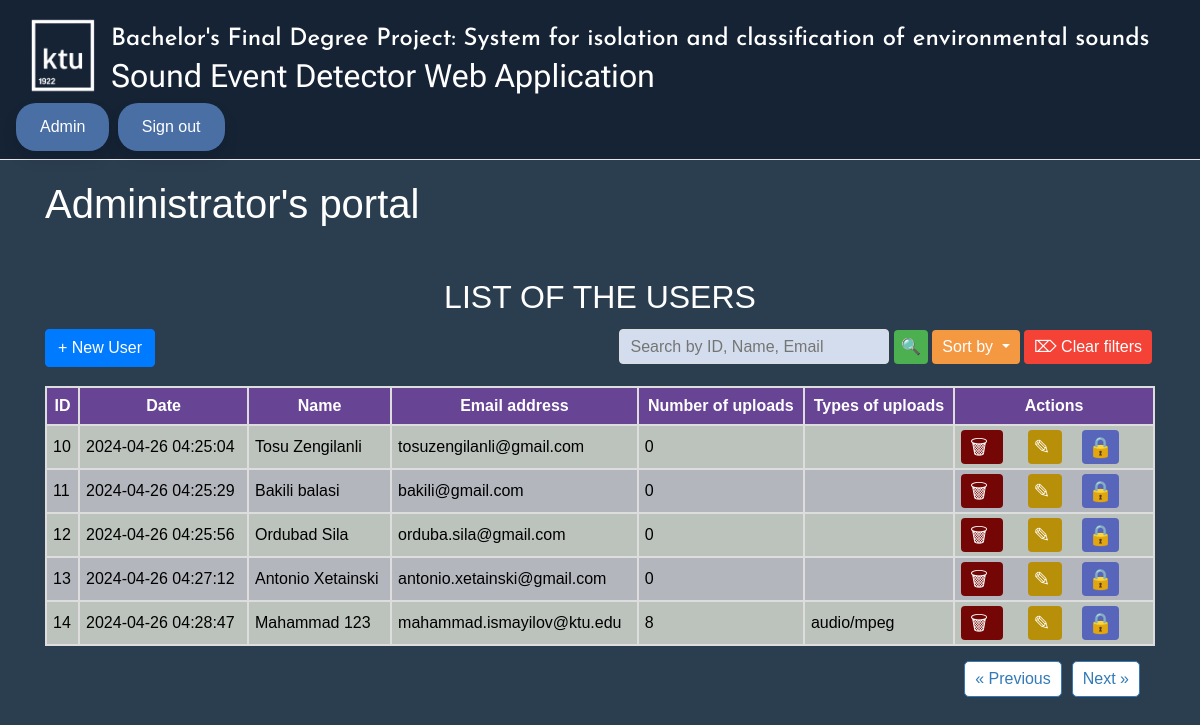
The page /admin?page=2 (signed in) on the database its author committed.
### website/models.py (models this page shows)
class User(db.Model, UserMixin):
    id = db.Column(db.Integer, primary_key=True)
    date = db.Column(db.DateTime(timezone=True), default=func.now())
    email = db.Column(db.String(300), unique=True)
    password = db.Column(db.String(300))
    firstName = db.Column(db.String(300))
    locked = db.Column(db.Boolean, default=False)
    audio_files = db.relationship('AudioFile')

class AudioFile(db.Model):
    id = db.Column(db.Integer, primary_key=True)
    data = db.Column(db.LargeBinary)
    name = db.Column(db.String(300))
    mimetype = db.Column(db.String(300))
    user_id = db.Column(db.Integer, db.ForeignKey('user.id'))
    date_created = db.Column(db.DateTime, default=datetime.utcnow)

### website/auth.py (the view)
@auth.route('/admin')
@login_required
def admin_page():
    if current_user.email == 'admin@gmail.com':
        page = request.args.get('page', 1, type=int)
        per_page = 5
        search_query = request.args.get('search', '').strip()
        sort_by = request.args.get('sort')
        query = User.query.filter(User.email != 'admin@gmail.com')
        if search_query:
            search_filter = (cast(User.id, String).startswith(search_query)) | \
                            (User.firstName.startswith(search_query)) | \
                            (User.email.startswith(search_query))
            query = query.filter(search_filter)
        if sort_by == 'name':
            query = query.order_by(User.firstName.asc())
        elif sort_by == 'date':
            query = query.order_by(User.date.desc())
        elif sort_by == 'uploads':
            query = query.outerjoin(AudioFile, User.id == AudioFile.user_id) \
                         .group_by(User.id) \
                         .order_by(func.count(AudioFile.id).desc())
        users_pagination = query.paginate(page=page, per_page=per_page, error_out=False)
        uploads_count = {}
        for user in users_pagination.items:
            count = AudioFile.query.filter_by(user_id=user.id).count()
            uploads_count[user.id] = count
        uploads_types = {}
        for user in users_pagination.items:
            mime_types = AudioFile.query.with_entities(AudioFile.mimetype).filter_by(user_id=user.id).all()
            uploads_types[user.id] = list({mime_type[0] for mime_type in mime_types})
        return render_template(
            "admin.html",
            user=current_user,
            users=users_pagination.items,
            pagination=users_pagination,
            search_query=search_query,
            uploads_count=uploads_count,
            uploads_types=uploads_types,
            sort_by=sort_by
        )
    else:
        return redirect(url_for('views.home'))

### website/templates/admin.html (shortened to what this page needs)
{% extends "base.html" %}
{% block content %}
<div class="greeting-container">
    <h1>Administrator's portal</h1>
    <h2>LIST OF THE USERS</h2>
    <button type="button" onclick="openModal()" class="btn btn-primary">+ New User</button>
    <input type="text" id="searchInput" placeholder="Search by ID, Name, Email" value="{{ search_query }}">
    <button onclick="search()" id="searchbutton">&#128269;</button>
    <div class="dropdown">
  <button class="dropdown-toggle" type="button">
    Sort by
  </button>
</div>
    <button onclick="clearSearch()" id="clearbutton">&#8998; Clear filters</button>
    <div class="table-container">
        <table>
            <thead>
                <tr>
                    <th class="header">ID</th>
                    <th class="header">Date</th>
                    <th class="header">Name</th>
                    <th class="header">Email address</th>
                    <th class="header">Number of uploads</th>
                    <th class="header">Types of uploads</th>
                    <th class="actions-header">Actions</th>
                </tr>
            </thead>
            <tbody>
                {% for user in users %}
                <tr>
                    <td>{{ user.id }}</td>
                    <td>{{ user.date.strftime('%Y-%m-%d %H:%M:%S') }}</td>
                    <td>{{ user.firstName }}</td>
                    <td>{{ user.email }}</td>
                    <td>{{ uploads_count[user.id] }}</td>
                    <td>
                        {% for mime_type in uploads_types[user.id] %}
                            <span class="audio-type">{{ mime_type }}</span>
                        {% endfor %}
                    </td>
                    <td>
                        <a href="{{ url_for('auth.delete_user', id=user.id) }}" class="delete-btn">
                            <span class="icon-bin">&#128465;</span>
                        </a>
                        <a href="{{ url_for('auth.update_user', id=user.id) }}" class="update-btn">
                            <span class="icon-bin">&#9998;</span>
                        </a>
                        {% if user.locked %}
                        <a href="{{ url_for('auth.unlock_user', id=user.id) }}" class="unlock-btn">
                            <span class="icon-bin">&#128275;</span>
                        </a>
                {% else %}
                        <a href="{{ url_for('auth.lock_user', id=user.id) }}" class="lock-btn">
                            <span class="icon-bin">&#128274;</span>
                        </a>
                {% endif %}
                    </td>
                </tr>
                {% endfor %}
            </tbody>
        </table>
    </div>
    <div class="pagination">
    {% if pagination.has_prev %}
        <a href="{{ url_for('auth.admin_page', page=pagination.prev_num) }}">&laquo; Previous</a>
    {% endif %}
    {% if pagination.has_next %}
        <a href="{{ url_for('auth.admin_page', page=pagination.next_num) }}">Next &raquo;</a>
    {% endif %}
    </div>
</div>
{% endblock %}

### website/templates/base.html (style rules this page uses)
body { margin: 0; font-family: Arial, sans-serif; background: #2B3E50; }
.greeting-container { text-align: left; margin: 20px 0; color: #ffffff; }

### website/templates/admin.html (style rules this page uses)
.greeting-container { text-align: left; }
table { margin: auto; width: 100%; border-collapse: collapse; }
.actions-header { width: 200px; text-align: center; }
th { border: 2px solid #ddd; padding: 6px; text-align: left; }
td { border: 2px solid #ddd; padding: 6px; text-align: left; }
.header { text-align: center; }
thead tr { background-color: #674494; color: white; }
tbody tr:nth-child(odd) { background-color: #bcc2bc; color: black; }
tbody tr:nth-child(even) { background-color: #b3b6bd; color: black; }
.delete-btn { color: white; background-color: #750606; padding: 6px 9px; text-decoration: none; border: 20px; border-radius: 4px; cursor: pointer; font-size: 20px; margin-right: 25px; }
.lock-btn { color: white; background-color: #5765ba; padding: 6px 6px; text-decoration: none; border: none; border-radius: 4px; cursor: pointer; font-size: 20px; margin-right: 25px; }
.update-btn { color: white; background-color: #b88f09; padding: 6px 6px; text-decoration: none; border: none; border-radius: 4px; cursor: pointer; font-size: 20px; margin-right: 20px; }
.icon-bin { font-style: normal; }
h2 { text-align: center; margin-top: 50px; }
input[type=text], input[type=email], input[type=password] { width: 100%; padding: 15px; margin: 5px 0 22px 0; display: inline-block; border: none; background: #f1f1f1; }
#searchInput { margin-left: 460px; width: 270px; height: 35px; flex-wrap: nowrap; align-items: stretch; flex-grow: 1; border: 1px solid #ddd; padding: 10px; border-radius: 4px; font-size: 1rem; background-color: #d3dded; }
#searchbutton { background-color: #4CAF50; color: white; padding: 5px 7px; border: none; border-radius: 4px; font-size: 1rem; cursor: pointer; transition: background-color 0.2s; }
#clearbutton { background-color: #f44336; color: white; padding: 5px 10px; border: none; border-radius: 4px; font-size: 1rem; cursor: pointer; transition: background-color 0.2s; }
.pagination { justify-content: flex-end; padding: 10px; margin-top: 5px; list-style: none; }
.pagination a { color: #337ab7; background-color: #ffffff; border: 1px solid; padding: 5px 10px; text-decoration: none; margin: 0 5px; border-radius: 5px; transition: background-color 0.2s; }
.dropdown { position: relative; display: inline-block; }
.dropdown-toggle { background-color: #f59842; color: white; padding: 5px 10px; border: none; border-radius: 4px; font-size: 1rem; cursor: pointer; transition: background-color 0.2s; }

### rows shown on the page
User: id "10", date "2024-04-26 04:25:04", firstName "Tosu Zengilanli", email "tosuzengilanli@gmail.com", locked "0"
User: id "11", date "2024-04-26 04:25:29", firstName "Bakili balasi", email "bakili@gmail.com", locked "0"
User: id "12", date "2024-04-26 04:25:56", firstName "Ordubad Sila", email "orduba.sila@gmail.com", locked "0"
User: id "13", date "2024-04-26 04:27:12", firstName "Antonio Xetainski", email "antonio.xetainski@gmail.com", locked "0"
User: id "14", date "2024-04-26 04:28:47", firstName "Mahammad 123", email "mahammad.ismayilov@ktu.edu", uploads_count "8"
AudioFile: mimetype "audio/mpeg"
